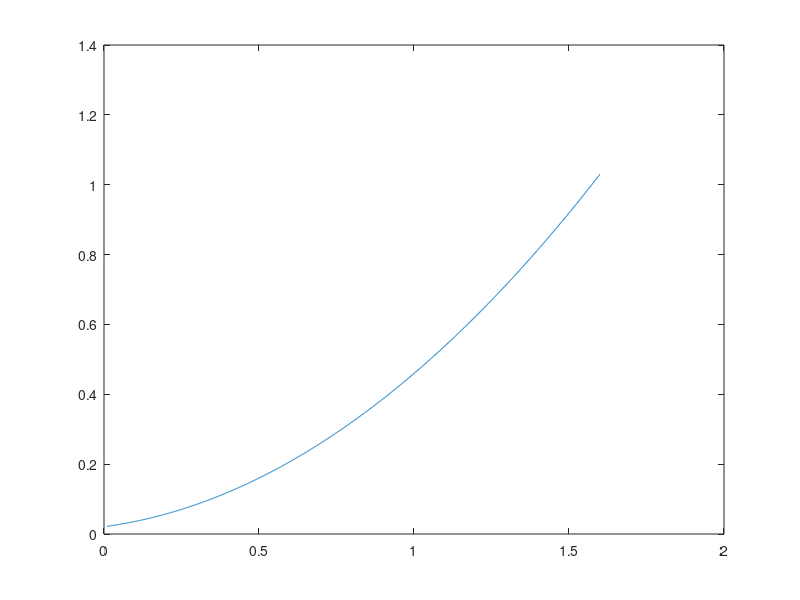
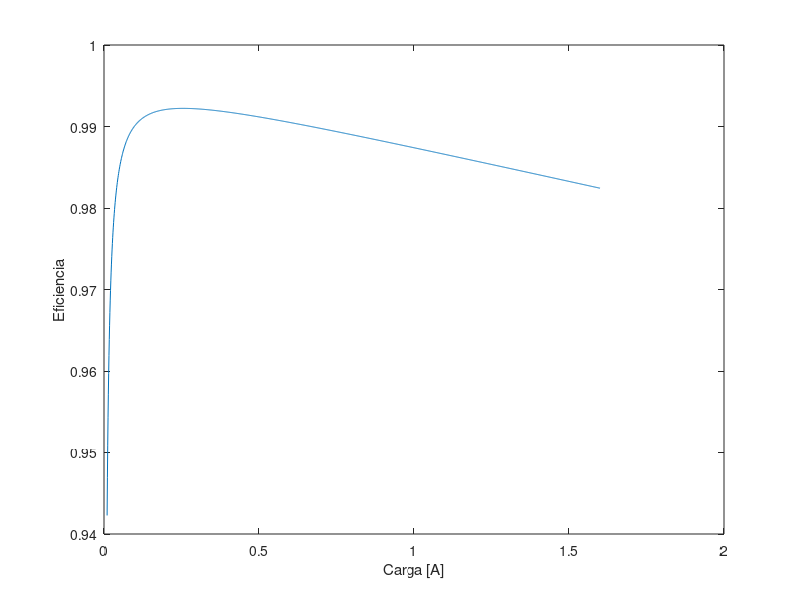

Source code (MATLAB) for these figures, in order:
clear all;
close all;
fsw = 200e3 % Hz
Id = 10e-3:1e-3:1.6; % A
Vds = 36 % V
Vdrv = 7 % V
Vo = 6.35
D = Vo/Vds

% % IRF9520
% Rdson = 0.6 % Ohm
% Qgate = 6.89855e-008 % C
% Vth = 4
% tsw = 24e-9 % s
% 
% 
% 
% 
% Pgate = 2 * fsw * Qgate * Vdrv;
% Pcond = Id.^2 * Rdson * D + Id.^2 * Rdson * 1-D;
% Psw = 2 * 0.5 * Vds * Id * fsw * tsw;
% 
% %Ploss = Pcond + Psw .+ Pgate % Octave
% Ploss = Pcond + Psw + Pgate; % Matlab
% figure()
% plot(Id, Ploss)
% 
% eff = (Vds*Id)./(Ploss+(Vds*Id));
% 
% figure()
% plot(Id, eff)
Vdrv = 7
% IRF520
Rdson = 0.27 % Ohm
Qgate = 7.44063e-009 % C
Vth = 2.9
tsw = 16.5e-9 % s


PL = 0.05*Id.^2;

Pgate = 2 * fsw * Qgate * Vdrv;
Pcond = Id.^2 * Rdson;
Psw = 2 * 0.5 * Vds * Id * fsw * tsw;

%Ploss = Pcond + Psw .+ Pgate % Octave
Ploss = Pcond + Psw + Pgate + PL; % Matlab
figure()
plot(Id, Ploss)

eff = (Vds*Id)./(Ploss+(Vds*Id));

figure()
plot(Id, eff)
xlabel("Carga [A]")
ylabel("Eficiencia")